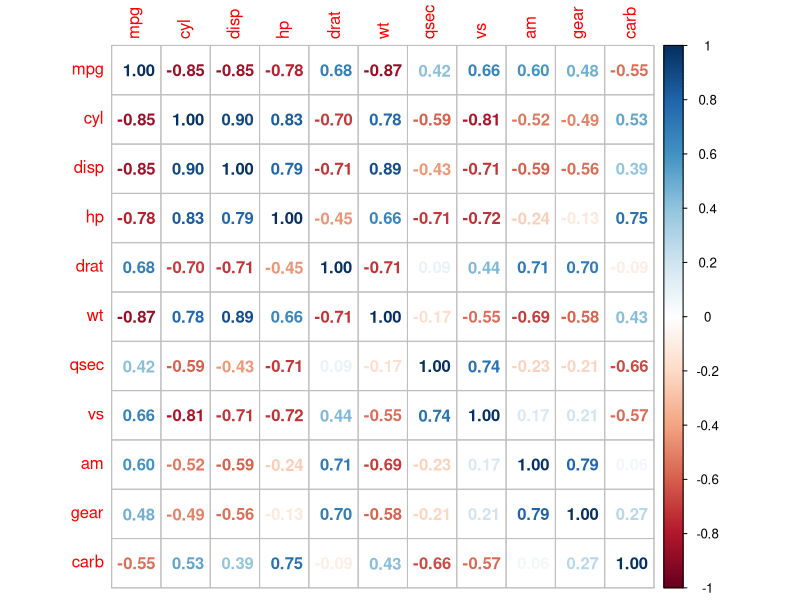

Source code (R):
## ---- chunk 1
#install.packages("corrplot")
## ---- chunk 2
library(corrplot)
## ---- chunk 3
M <- cor(mtcars)
## ---- chunk 4
corrplot(M, method = "number")
## ---- chunk 5
summary(mtcars)
summary(M)
